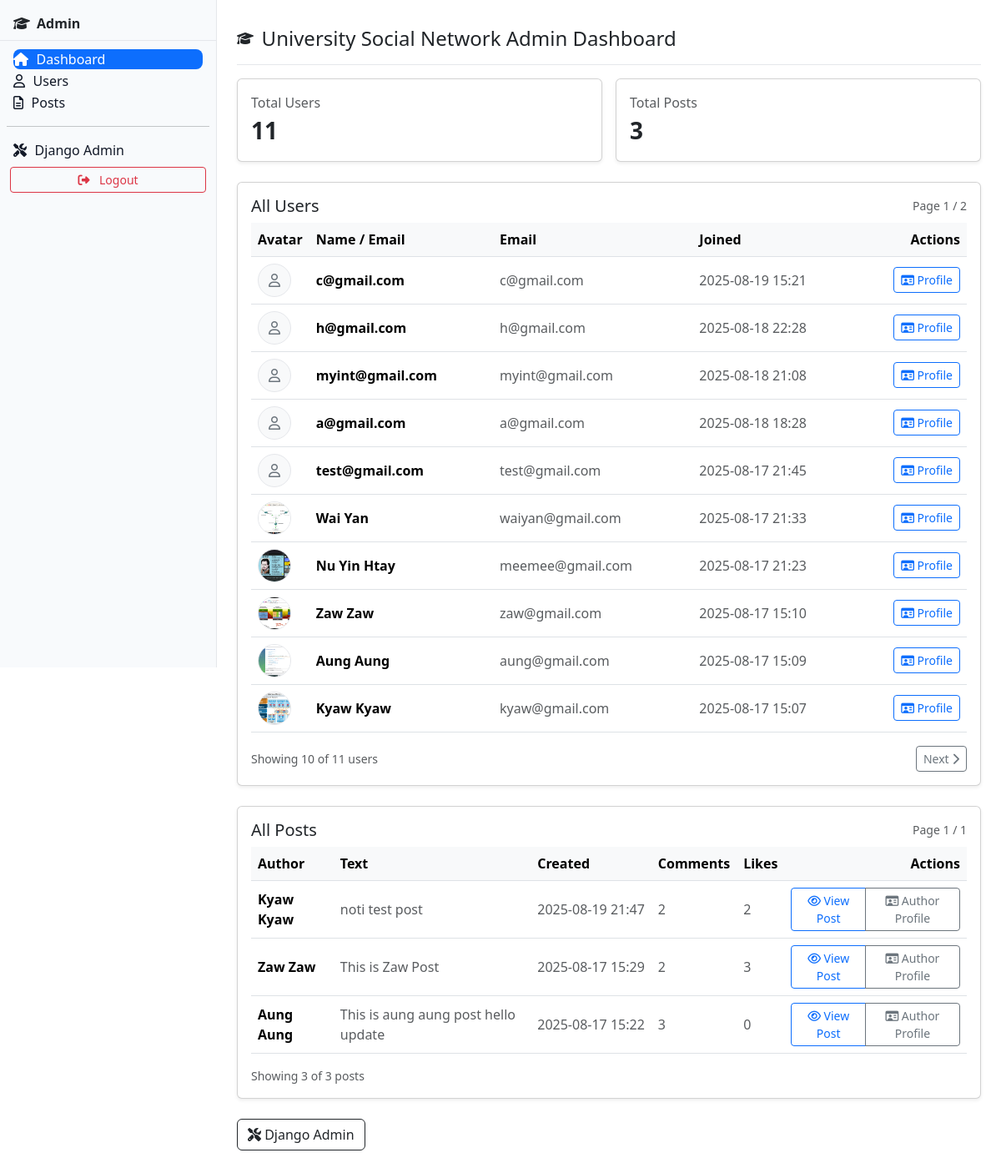
Page /admin-dash/ (signed in) on the committed database.
### myapp/models.py (models this page shows, shortened)
class User(AbstractBaseUser, PermissionsMixin):
    email = models.EmailField(unique=True)
    is_staff = models.BooleanField(default=False)
    is_active = models.BooleanField(default=True)
    date_joined = models.DateTimeField(default=timezone.now)
    objects = UserManager()
    USERNAME_FIELD = "email"
    REQUIRED_FIELDS = []

class Profile(models.Model):
    MAJOR = [
        ('CST', 'CST'),
        ('CS',  'Computer Science (CS)'),
        ('CT',  'Computer Technology (CT)'),
    ]
    ACADEMIC_YEAR = [
        ('FIRST_YEAR',  'first year'),
        ('SECOND_YEAR', 'Second year'),
        ('THIRD_YEAR',  'Third year'),
        ('FORUTH_YEAR', 'Fourth year'),
        ('FINAL_YEAR',  'Final year'),
    ]
    user = models.OneToOneField(
        settings.AUTH_USER_MODEL,
        on_delete=models.CASCADE,
        related_name="profile",
    )
    full_name = models.CharField(max_length=150, blank=True)
    bio = models.TextField(blank=True)
    major = models.CharField(max_length=15, choices=MAJOR, blank=True, null=True)
    year = models.CharField(max_length=15, choices=ACADEMIC_YEAR, blank=True, null=True)
    roll_no = models.CharField(max_length=15, blank=True, null=True)
    photo = models.ImageField(upload_to='profile', blank=True, null=True)
    phone_no = models.CharField(max_length=15, blank=True, null=True)
    posts_count = models.PositiveIntegerField(default=0)
    followers_count = models.PositiveIntegerField(default=0)
    following_count = models.PositiveIntegerField(default=0)

class Post(models.Model):
    author = models.ForeignKey(settings.AUTH_USER_MODEL, on_delete=models.CASCADE, related_name="posts")
    text = models.TextField(blank=True)
    photo = models.ImageField(upload_to='post', blank=True, null=True)
    is_edited = models.BooleanField(default=False)
    created_at = models.DateTimeField(default=timezone.now, db_index=True)
    updated_at = models.DateTimeField(auto_now=True)
    comments_count = models.PositiveIntegerField(default=0)
    likes_count = models.PositiveIntegerField(default=0)
    saves_count = models.PositiveIntegerField(default=0)
    class Meta:
        indexes = [
            models.Index(fields=["-created_at"]),
            models.Index(fields=["author", "-created_at"]),
        ]

### admindashboard/views.py (the view)
# urls.py: path("", views.home, name="home"),  # Dashboard page with users + posts
@login_required
@user_passes_test(_staff_required)
def home(request):
    try:
        u_size = int(request.GET.get("u_size", 10))
    except Exception:
        u_size = 10
    try:
        p_size = int(request.GET.get("p_size", 10))
    except Exception:
        p_size = 10
    users_qs = (
        User.objects
        .select_related("profile")
        .order_by("-date_joined")
    )
    users_page = _paginate(request, users_qs, per_page=u_size, page_param="u")
    posts_qs = (
        _post_likes_count_queryset()
        .select_related("author", "author__profile")
        .annotate(num_comments=Count("comments"))
        .order_by("-created_at")
    )
    posts_page = _paginate(request, posts_qs, per_page=p_size, page_param="p")
    context = {
        "total_users": User.objects.count(),
        "total_posts": Post.objects.count(),
        "users_page": users_page,
        "posts_page": posts_page,
        "u_size": u_size,
        "p_size": p_size,
    }
    return render(request, "admindashboard/index.html", context)

### admindashboard/views.py (called while the page is built)
def _staff_required(user):
    return user.is_staff or user.is_superuser

def _paginate(request, queryset, per_page=10, page_param="page"):
    paginator = Paginator(queryset, per_page)
    page_number = request.GET.get(page_param)
    try:
        page_obj = paginator.get_page(page_number)
    except (PageNotAnInteger, EmptyPage):
        page_obj = paginator.get_page(1)
    return page_obj

def _post_likes_count_queryset():
    try:
        Post._meta.get_field("likes_count")  # raises if not present
        return Post.objects.annotate(likes_count_eff=Coalesce(F("likes_count"), Value(0)))
    except Exception:
        return Post.objects.annotate(likes_count_eff=Count("likes"))

### myapp/context_processors.py (called while the page is built)
def unread_notifications_count(request):
    if request.user.is_authenticated:
        c = Notification.objects.filter(recipient=request.user, is_read=False).count()
    else:
        c = 0
    return {'unread_count': c}

### templates/admindashboard/index.html (shortened to what this page needs)
{% load static %}
<!doctype html>
<html lang="en">
<head>
  <link href="https://cdn.jsdelivr.net/npm/bootstrap@5.3.2/dist/css/bootstrap.min.css" rel="stylesheet">
  <link rel="stylesheet" href="https://cdnjs.cloudflare.com/ajax/libs/font-awesome/6.5.2/css/all.min.css"/>
</head>
<body>
  <div class="app">
    <div class="layout">
      <aside class="sidebar d-none d-lg-flex flex-column">
        <div class="brand d-flex align-items-center gap-2">
          <i class="fa-solid fa-graduation-cap"></i>
          <strong>Admin</strong>
        </div>
        <nav class="p-2">
          <a class="nav-link active" href="#top"><i class="fa-solid fa-house"></i> Dashboard</a>
          <a class="nav-link" href="#users"><i class="fa-regular fa-user"></i> Users</a>
          <a class="nav-link" href="#posts"><i class="fa-regular fa-file-lines"></i> Posts</a>
          <hr>
          <a class="nav-link" href="{% url 'admin:index' %}"><i class="fa-solid fa-screwdriver-wrench"></i> Django Admin</a>
          <form method="post" action="{% url 'accounts:logout' %}" class="mt-2 px-1">
            <button type="submit" class="btn btn-sm w-100 btn-outline-danger">
              <i class="fa-solid fa-right-from-bracket me-2"></i> Logout
            </button>
          </form>
        </nav>
      </aside>
      <main class="content" id="top">
        <div class="topbar">
          <div class="brand-title">
            <i class="fa-solid fa-graduation-cap d-none d-lg-inline"></i>
            <h4 class="m-0">University Social Network Admin Dashboard</h4>
          </div>
        </div>
        <div class="row g-3 mb-4">
          <div class="col-md-6">
            <div class="card shadow-sm">
              <div class="card-body">
                <div class="text-muted">Total Users</div>
                <div class="fs-3 fw-bold" id="stat-users">{{ total_users }}</div>
              </div>
            </div>
          </div>
          <div class="col-md-6">
            <div class="card shadow-sm">
              <div class="card-body">
                <div class="text-muted">Total Posts</div>
                <div class="fs-3 fw-bold" id="stat-posts">{{ total_posts }}</div>
              </div>
            </div>
          </div>
        </div>
        <div id="users" class="card shadow-sm mb-4">
          <div class="card-body">
            <div class="d-flex align-items-center justify-content-between mb-2">
              <h5 class="m-0">All Users</h5>
              <div class="text-muted small">Page {{ users_page.number }} / {{ users_page.paginator.num_pages }}</div>
            </div>
            <div class="table-responsive">
              <table class="table align-middle">
                <thead>
                  <tr>
                    <th>Avatar</th>
                    <th>Name / Email</th>
                    <th>Email</th>
                    <th>Joined</th>
                    <th class="text-end">Actions</th>
                  </tr>
                </thead>
                <tbody>
                  {% for u in users_page %}
                  <tr>
                    <td style="width:60px">
                      {% if u.profile and u.profile.photo %}
                        <img class="avatar" src="{{ u.profile.photo.url }}" alt="avatar">
                      {% else %}
                        <div class="avatar d-flex align-items-center justify-content-center bg-light">
                          <i class="fa-regular fa-user text-secondary"></i>
                        </div>
                      {% endif %}
                    </td>
                    <td class="fw-semibold">
                      {{ u.profile.full_name|default:u.email }}
                    </td>
                    <td class="text-muted">{{ u.email }}</td>
                    <td class="text-muted nowrap">{{ u.date_joined|date:"Y-m-d H:i" }}</td>
                    <td class="text-end">
                      <a class="btn btn-sm btn-outline-primary" href="{% url 'social:profile-detail' u.pk %}">
                        <i class="fa-regular fa-id-card"></i> Profile
                      </a>
                    </td>
                  </tr>
                  {% empty %}
                  <tr><td colspan="5" class="text-center text-muted">No users.</td></tr>
                  {% endfor %}
                </tbody>
              </table>
            </div>
            <div class="d-flex justify-content-between align-items-center">
              <div class="small text-muted">Showing {{ users_page|length }} of {{ users_page.paginator.count }} users</div>
              <div class="d-flex gap-2">
                {% if users_page.has_next %}
                  <a class="btn btn-sm btn-outline-secondary" href="?u={{ users_page.next_page_number }}&p={{ posts_page.number }}&u_size={{ u_size }}&p_size={{ p_size }}">
                    Next <i class="fa-solid fa-chevron-right"></i>
                  </a>
                {% endif %}
              </div>
            </div>
          </div>
        </div>
        <div id="posts" class="card shadow-sm mb-4">
          <div class="card-body">
            <div class="d-flex align-items-center justify-content-between mb-2">
              <h5 class="m-0">All Posts</h5>
              <div class="text-muted small">Page {{ posts_page.number }} / {{ posts_page.paginator.num_pages }}</div>
            </div>
            <div class="table-responsive">
              <table class="table align-middle">
                <thead>
                  <tr>
                    <th>Author</th>
                    <th>Text</th>
                    <th>Created</th>
                    <th>Comments</th>
                    <th>Likes</th>
                    <th class="text-end">Actions</th>
                  </tr>
                </thead>
                <tbody>
                  {% for p in posts_page %}
                  <tr>
                    <td class="fw-semibold">
                      {{ p.author.profile.full_name|default:p.author.email }}
                    </td>
                    <td class="text-muted" style="max-width:420px;">
                      {{ p.text|default:"(no text)" }}
                    </td>
                    <td class="text-muted nowrap">{{ p.created_at|date:"Y-m-d H:i" }}</td>
                    <td class="text-muted">{{ p.num_comments }}</td>
                    <td class="text-muted">{{ p.likes_count_eff }}</td>
                    <td class="text-end">
                      <div class="btn-group">
                        <a class="btn btn-sm btn-outline-primary" href="{% url 'social:post-detail' p.pk %}">
                          <i class="fa-regular fa-eye"></i> View Post
                        </a>
                        <a class="btn btn-sm btn-outline-secondary" href="{% url 'social:profile-detail' p.author.pk %}">
                          <i class="fa-regular fa-id-card"></i> Author Profile
                        </a>
                      </div>
                    </td>
                  </tr>
                  {% empty %}
                  <tr><td colspan="6" class="text-center text-muted">No posts.</td></tr>
                  {% endfor %}
                </tbody>
              </table>
            </div>
            <div class="d-flex justify-content-between align-items-center">
              <div class="small text-muted">Showing {{ posts_page|length }} of {{ posts_page.paginator.count }} posts</div>
            </div>
          </div>
        </div>
        <div class="mb-5 d-flex gap-2">
          <a class="btn btn-outline-dark" href="{% url 'admin:index' %}">
            <i class="fa-solid fa-screwdriver-wrench"></i> Django Admin
          </a>
        </div>
      </main>
    </div>
  </div>
</body>
</html>

### templates/admindashboard/index.html (style rules this page uses)
:root { --sidebar-w: 260px; }
body { background:#fff; font-family: system-ui, -apple-system, "Segoe UI", Roboto, Arial, sans-serif; }
.app { min-height: 100vh; }
.sidebar { width: var(--sidebar-w); border-right: 1px solid #e5e7eb; background: #f8fafc; }
.sidebar .brand { padding: 1rem 1rem .5rem; border-bottom: 1px solid #e5e7eb; }
.sidebar .nav-link { display:flex; align-items:center; gap:.6rem; border-radius: .5rem; color:#111827; margin: .125rem .5rem; }
.sidebar .nav-link.active, .sidebar .nav-link:hover { background:#0d6efd; color:#fff; }
.content { flex: 1 1 auto; padding: 1rem; }
.topbar { display:flex; align-items:center; justify-content:space-between; padding: .75rem 0 1rem; border-bottom: 1px solid #e5e7eb; margin-bottom: 1rem; }
.brand-title { margin:0; display:flex; align-items:center; gap:.6rem; }
.table thead th { background:#f8f9fa; }
.avatar { width:40px; height:40px; border-radius:50%; object-fit:cover; border:1px solid #e5e7eb; }
.nowrap { white-space:nowrap; }
@media (min-width: 992px) { .layout { display: grid; grid-template-columns: var(--sidebar-w) 1fr; } }
@media (min-width: 992px) { .sidebar { position: sticky; top: 0; height: 100vh; } }
@media (min-width: 992px) { .content { padding: 1.25rem 1.5rem 2rem; } }

### rows in the picture
User: profile.full_name "c@gmail.com", email "c@gmail.com", date_joined "2025-08-19 15:21"
User: profile.full_name "h@gmail.com", email "h@gmail.com", date_joined "2025-08-18 22:28"
User: profile.full_name "myint@gmail.com", email "myint@gmail.com", date_joined "2025-08-18 21:08"
User: profile.full_name "a@gmail.com", email "a@gmail.com", date_joined "2025-08-18 18:28"
User: profile.full_name "test@gmail.com", email "test@gmail.com", date_joined "2025-08-17 21:45"
User: profile.photo (picture), profile.full_name "Wai Yan", email "waiyan@gmail.com", date_joined "2025-08-17 21:33"
User: profile.photo (picture), profile.full_name "Nu Yin Htay", email "meemee@gmail.com", date_joined "2025-08-17 21:23"
User: profile.photo (picture), profile.full_name "Zaw Zaw", email "zaw@gmail.com", date_joined "2025-08-17 15:10"
User: profile.photo (picture), profile.full_name "Aung Aung", email "aung@gmail.com", date_joined "2025-08-17 15:09"
User: profile.photo (picture), profile.full_name "Kyaw Kyaw", email "kyaw@gmail.com", date_joined "2025-08-17 15:07"
Post: author.profile.full_name "Kyaw Kyaw", text "noti test post", created_at "2025-08-19 21:47", num_comments "2", likes_count_eff "2"
Post: author.profile.full_name "Zaw Zaw", text "This is Zaw Post", created_at "2025-08-17 15:29", num_comments "2", likes_count_eff "3"
Post: author.profile.full_name "Aung Aung", text "This is aung aung post hello update", created_at "2025-08-17 15:22", num_comments "3", likes_count_eff "0"

### other values in the picture
{{ total_users }} "11"
{{ total_posts }} "3"
{{ users_page.number }} "1"
{{ users_page.paginator.num_pages }} "2"
{{ users_page|length }} "10"
{{ users_page.paginator.count }} "11"
{{ posts_page.number }} "1"
{{ posts_page.paginator.num_pages }} "1"
{{ posts_page|length }} "3"
{{ posts_page.paginator.count }} "3"
